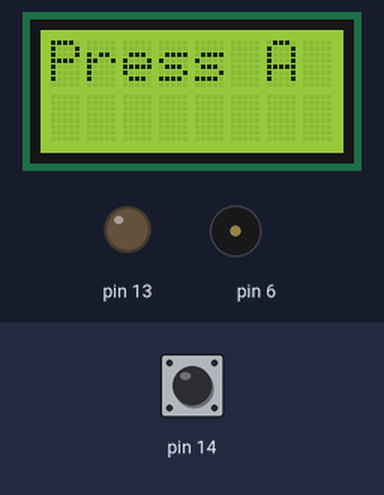
Recording of a sketch running on a simulated Arduino Leonardo, built with avr-gcc and run on an emulated ATmega32U4. Shown: 8×2 character LCD, output pins drawn as LEDs (lit = HIGH), buzzer (waves = sounding). The test bench sets the inputs (shaded band); at power-on: pin 14 HIGH.

Above: at 0.8 s.
0.9 s: pin 14 pulled LOW for 0.15 s
Timing chart, 0 to 10.6 s (numbered marks = the images above; inputs shaded):
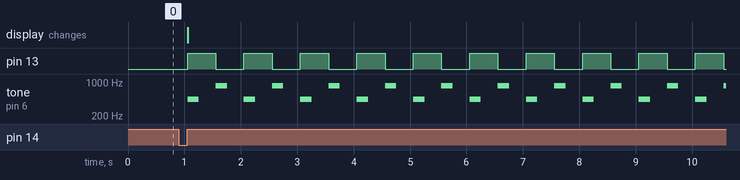

Measured:
- after the input at 0.9 s, pin 13: alternates HIGH for 0.50 s and LOW for 0.50 s, starting after 0.16 s; tone on pin 6: silent → 440 Hz after 0.16 s, then repeats every 1.0 s: silent 0.30 s, 840 Hz 0.20 s, silent 0.30 s, 440 Hz 0.20 s

The sketch:

Oppg_1.ino
```cpp
/* This example shows how to blink the three user LEDs
on the Zumo 32U4. */

#include <Wire.h>
#include <Zumo32U4.h>

Zumo32U4ButtonA buttonA;
Zumo32U4LCD display;
Zumo32U4Buzzer buzzer;

void setup()
{
  display.clear();
  display.print(F("Press A"));
  buttonA.waitForButton();

  display.clear();
}

void loop()
{
  // Turn the LEDs on.
  ledRed(1);
  ledYellow(1);
  ledGreen(1);
  buzzer.playFrequency(440, 200, 15);

  // Wait for a second.
  delay(500);

  // Turn the LEDs off.
  ledRed(0);
  ledYellow(0);
  ledGreen(0);
  buzzer.playFrequency(840, 200, 15);

  // Wait for a second.
  delay(500);
}
```
